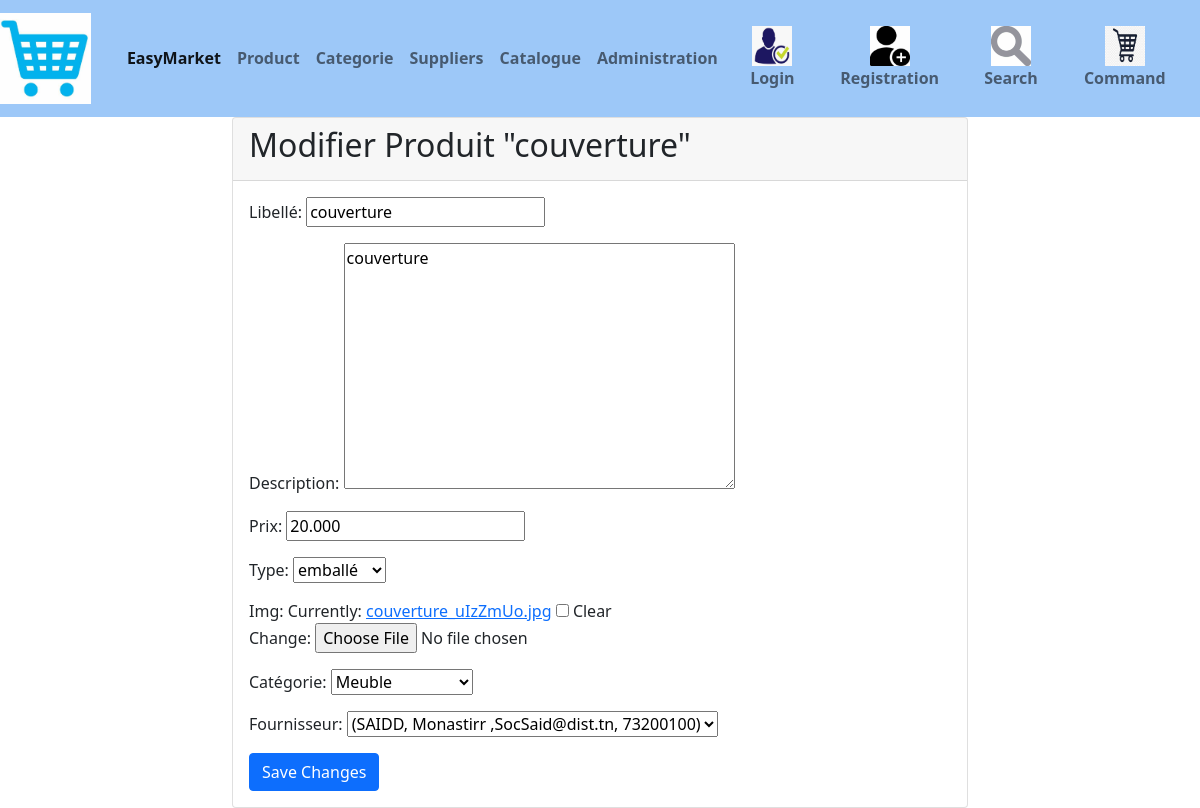
The page /magasin/produit/53/update/ on the database its author committed.
### magasin/models.py (models this page shows, shortened)
class Produit(models.Model) :
    TYPE_CHOICES = [
        ('em', 'emballé'),
        ('fr', 'Frais'),
        ('cs', 'Conserve')
    ]
    libellé=models.CharField(max_length=100)
    description=models.TextField(default='Non definie')
    prix = models.DecimalField(max_digits=10, decimal_places=3)
    type = models.CharField(max_length=2,choices=TYPE_CHOICES,default='em')
    img=models.ImageField(blank=True)
    catégorie = models.ForeignKey('Categorie', on_delete=models.CASCADE, null=True)
    Fournisseur=models.ForeignKey('Fournisseur',on_delete=models.CASCADE,null=True)

### magasin/views.py (the view)
# urls.py: path('produit/<int:pk>/update/', ProduitUpdateView.as_view(), name='produit_update'),
class ProduitUpdateView(UpdateView):
    model = Produit
    form_class = ProduitForm
    template_name = 'magasin/produit_update.html'
    success_url = reverse_lazy('index')

### magasin/forms.py
class ProduitForm(ModelForm):
    class Meta :
        model = Produit
        fields = "__all__" #pour tous les champs de la table

### magasin/models.py (called while the page is built)
    def __str__(self):
            return self.name

    def __str__(self):
            return f"({self.nom}, {self.adresse} ,{self.email}, {self.telephone})"

### magasin/templates/magasin/produit_update.html (shortened to what this page needs)
{% extends 'magasin/base.html' %}
{% block content %}
  <div class="container">
    <div class="row">
      <div class="col-md-8 offset-md-2">
        <div class="card">
          <div class="card-header">
            <h2 class="card-title">Modifier Produit "{{ produit.libellé }}"</h2>
          </div>
          <div class="card-body">
            <form method="post" class="form">
              {{ form.as_p }}
              <button type="submit" class="btn btn-primary">
                Save Changes</button>
            </form>
          </div>
        </div>
      </div>
    </div>
  </div>
{% endblock %}

### rows shown on the page
Produit: libellé "couverture", description "couverture", prix "20.000", type "emballé", catégorie "Meuble", Fournisseur "(SAIDD, Monastirr ,SocSaid@dist.tn, 73200100)"
